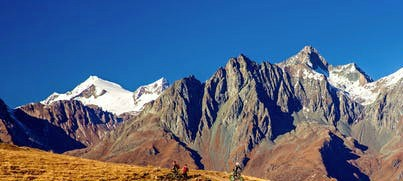
#> input picture CDR_Testing_Archive/ORB_stitching/mountain_one.jpg, 403 x 181 px
$ python test_orb_stitching.py
#> lines starting #> are read from the running program, lines starting #| are printed output that depends on the picture
#!/usr/bin/env python3
import numpy
import cv2
import math
import time
from matplotlib import pyplot as plt

## Date Last Modified: 10/29/18
# Justin Alvey

## Purpose: To test the ORB stitchiing strategy available through the OpenCV library

# ORB is an efficient alternative to SIFT or SURF, both in computation cost, performance
# in locating image feature similarities, and since it has no patents.

# ORB Features:
# 1.) cv2.ORB_create() - Constructor
# 2.) orb.detect(img, None) - Locate the high-variance locations in the image
# 3.) orb.compute(img, keypoints) - Computes Descriptors or the pixel intensity comparisons
#     BRIEF - Binary Robust Independent Elementary Features ...
#     ORB builds on this heritage of feature matching called FAST and BRIEF

# Timing Analysis to see the O(n) running time of the algorithm
start = time.time()

## ORB Implementation - The Algorithm in Action
# Read in first image
img = cv2.imread('mountain_one.jpg', 0)
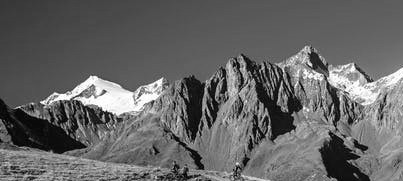
#> img: shape (181, 403); min 0, max 255, mean 101.3

# Initialization of the Feature Detector
orb = cv2.ORB_create()

# Locate keypoints in the image
kp = orb.detect(img, None)
#> kp = 433 keypoints; strongest (x, y, size): (103, 109, 31), (74, 99, 31), (369, 81, 31), (112, 115, 31)

# Calculate descriptors for the image
kp, desc = orb.compute(img, kp)

# End Timing - Run 100 times
end = time.time()
print((end-start))

# Draw the Keypoints in the image
img2 = cv2.drawKeypoints(img, kp, None, color = (0, 0, 255), flags = 0)
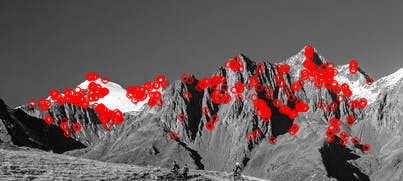
#> img2: shape (181, 403, 3); mean of channels 0, 1, 2 92.1, 92.1, 110.9; drawn as B, G, R
plt.imshow(img2)
plt.show()

$ run again, with CDR_Testing_Archive/ORB_stitching/FLIR_first.jpg copied over CDR_Testing_Archive/ORB_stitching/mountain_one.jpg
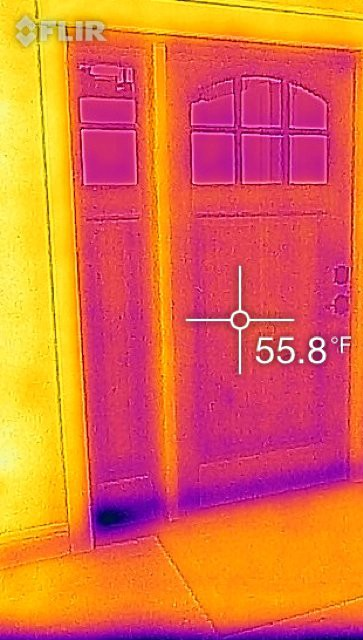
#> input picture CDR_Testing_Archive/ORB_stitching/FLIR_first.jpg, 363 x 640 px
#> `img = cv2.imread('mountain_one.jpg', 0)`:
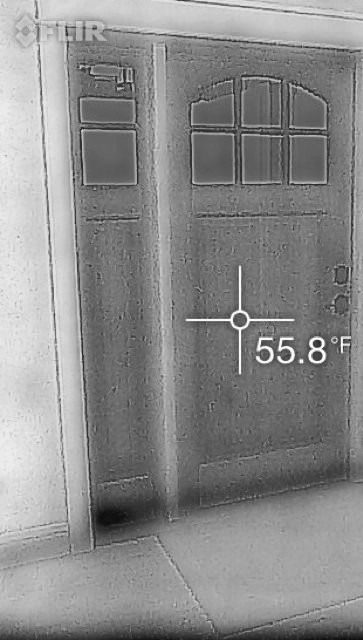
#> img: shape (640, 363); min 10, max 255, mean 138.9
#> kp = 454 keypoints; strongest (x, y, size): (319, 342, 37.2), (314, 343, 44.6), (317, 341, 37.2), (320, 342, 31)
#> `img2 = cv2.drawKeypoints(img, kp, None, color = (0, 0, 255), flags = 0)`:
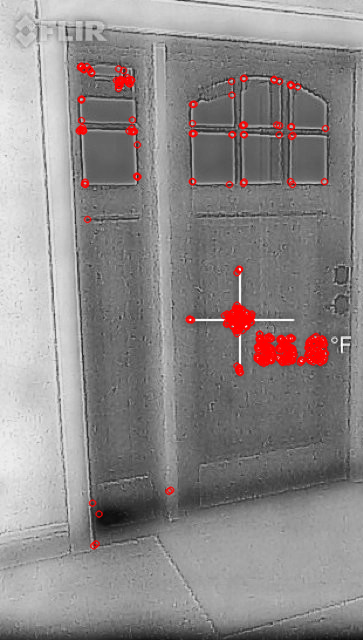
#> img2: shape (640, 363, 3); mean of channels 0, 1, 2 136.6, 136.6, 141.3; drawn as B, G, R

$ run again, with CDR_Testing_Archive/ORB_stitching/FLIR_second.jpg copied over CDR_Testing_Archive/ORB_stitching/mountain_one.jpg
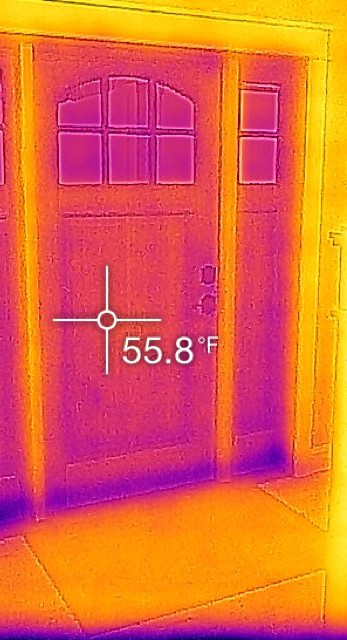
#> input picture CDR_Testing_Archive/ORB_stitching/FLIR_second.jpg, 347 x 640 px
#> `img = cv2.imread('mountain_one.jpg', 0)`:
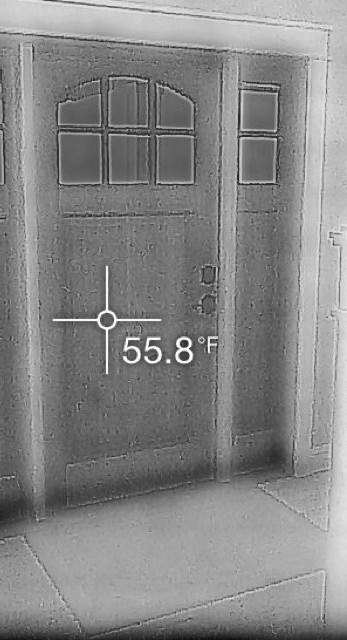
#> img: shape (640, 347); min 11, max 255, mean 134
#> kp = 481 keypoints; strongest (x, y, size): (180, 343, 37.2), (186, 343, 44.6), (181, 343, 44.6), (184, 340, 37.2)
#> `img2 = cv2.drawKeypoints(img, kp, None, color = (0, 0, 255), flags = 0)`:
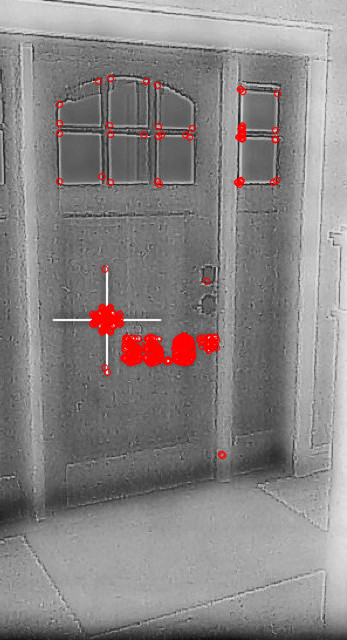
#> img2: shape (640, 347, 3); mean of channels 0, 1, 2 131.8, 131.8, 136.2; drawn as B, G, R

$ run again, with CDR_Testing_Archive/ORB_stitching/mountain_two.jpg copied over CDR_Testing_Archive/ORB_stitching/mountain_one.jpg
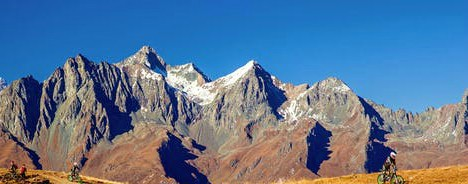
#> input picture CDR_Testing_Archive/ORB_stitching/mountain_two.jpg, 468 x 184 px
#> `img = cv2.imread('mountain_one.jpg', 0)`:
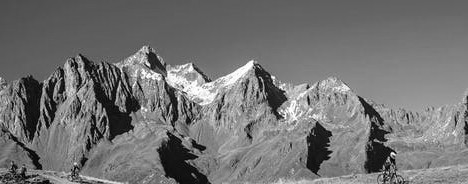
#> img: shape (184, 468); min 0, max 255, mean 114.8
#> kp = 433 keypoints; strongest (x, y, size): (207, 81, 31), (205, 80, 31), (149, 65, 31), (282, 117, 31)
#> `img2 = cv2.drawKeypoints(img, kp, None, color = (0, 0, 255), flags = 0)`:
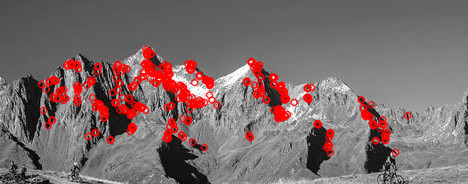
#> img2: shape (184, 468, 3); mean of channels 0, 1, 2 107.6, 107.6, 123.8; drawn as B, G, R
